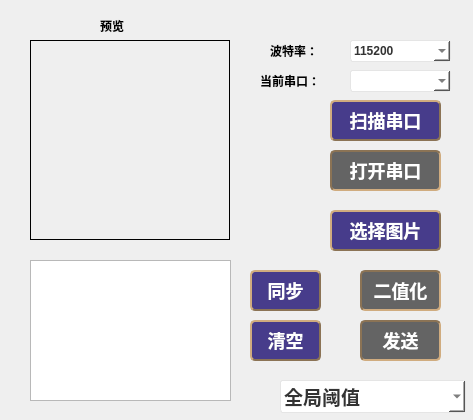
<?xml version="1.0" encoding="UTF-8"?>
<ui version="4.0">
 <class>SerialPortDownloaderClass</class>
 <widget class="QMainWindow" name="SerialPortDownloaderClass">
  <property name="geometry">
   <rect>
    <x>0</x>
    <y>0</y>
    <width>473</width>
    <height>420</height>
   </rect>
  </property>
  <property name="font">
   <font>
    <family>黑体</family>
    <pointsize>14</pointsize>
    <bold>false</bold>
   </font>
  </property>
  <property name="windowTitle">
   <string>Serial Port Downloader</string>
  </property>
  <property name="windowIcon">
   <iconset resource="SerialPortDownloader.qrc">
    <normaloff>:/Icon/resource/cxk_icon.ico</normaloff>:/Icon/resource/cxk_icon.ico</iconset>
  </property>
  <property name="styleSheet">
   <string notr="true">QLabel, QAbstractButton {
    font: bold;
	font: 14pt &quot;黑体&quot;;
}

/* 未下拉时，QComboBox的样式 */
QComboBox {
    font: bold;
	font: 14pt &quot;黑体&quot;;
    border-radius: 3px;
    padding: 1px 18px 1px 3px;
    background: transparent; 
    border: 1px solid gray; 
	color: #333333;
	border-color: #E5E5E5;
	background-color: #FFFFFF;
}
/* 点击QComboBox后的已选中项的样式 */
QComboBox:on {
    color: rgb(33, 188, 188);
    background-color: #f1ee04;
}

/* 下拉展开后，整个下拉窗体样式 */
QComboBox QAbstractItemView {
    outline: 1px solid #000000;/*选中项外边框*/
    border: 1px solid yellow;/* 整个下拉窗体的边框 */
    color: #d34b4b;
    background-color: #FFFFFF; /* 整个下拉窗体的背景色 */
    selection-color: #3377FF;/*下拉框选中项字体颜色*/
    selection-background-color:#FFFFFF;/* 下拉框选中项的背景色 */
}

QPushButton
{
	background-color: #473C8B; /*背景色*/ 
	border-style: outset;
	border-width: 2px;
	border-radius:5px; /*边界圆滑*/
	border-color: #8B7355;
	font: bold 18px;
	min-width:2em;
	color:white; /*字体颜色*/
	font-family:华文新魏;
	padding: 5px;
}
 
QPushButton:hover
{
	background-color: rgb(0, 150, 0);
}
 
QPushButton:pressed
{
	background-color: #1E90FF; /*伪状态经过时背景色*/ 
	border-style: inset;
}
QPushButton:!enabled{
	background-color: rgb(100, 100, 100);
	border-style: inset;
}</string>
  </property>
  <widget class="QWidget" name="centralWidget">
   <widget class="QLabel" name="curPortLabel">
    <property name="geometry">
     <rect>
      <x>260</x>
      <y>60</y>
      <width>91</width>
      <height>41</height>
     </rect>
    </property>
    <property name="text">
     <string>当前串口：</string>
    </property>
   </widget>
   <widget class="QComboBox" name="portComboBox">
    <property name="geometry">
     <rect>
      <x>350</x>
      <y>70</y>
      <width>101</width>
      <height>22</height>
     </rect>
    </property>
    <property name="frame">
     <bool>true</bool>
    </property>
   </widget>
   <widget class="QLabel" name="baudRateLabel">
    <property name="geometry">
     <rect>
      <x>270</x>
      <y>30</y>
      <width>71</width>
      <height>41</height>
     </rect>
    </property>
    <property name="text">
     <string>波特率：</string>
    </property>
   </widget>
   <widget class="QComboBox" name="baudRateComboBox">
    <property name="geometry">
     <rect>
      <x>350</x>
      <y>40</y>
      <width>101</width>
      <height>22</height>
     </rect>
    </property>
    <property name="currentIndex">
     <number>3</number>
    </property>
    <property name="frame">
     <bool>true</bool>
    </property>
    <item>
     <property name="text">
      <string>9600</string>
     </property>
    </item>
    <item>
     <property name="text">
      <string>14400</string>
     </property>
    </item>
    <item>
     <property name="text">
      <string>19200</string>
     </property>
    </item>
    <item>
     <property name="text">
      <string>115200</string>
     </property>
    </item>
   </widget>
   <widget class="QPushButton" name="portScanButton">
    <property name="geometry">
     <rect>
      <x>330</x>
      <y>100</y>
      <width>111</width>
      <height>41</height>
     </rect>
    </property>
    <property name="text">
     <string>扫描串口</string>
    </property>
   </widget>
   <widget class="QPushButton" name="portSendButton">
    <property name="enabled">
     <bool>false</bool>
    </property>
    <property name="geometry">
     <rect>
      <x>360</x>
      <y>320</y>
      <width>81</width>
      <height>41</height>
     </rect>
    </property>
    <property name="text">
     <string>发送</string>
    </property>
   </widget>
   <widget class="QPushButton" name="selectImageButton">
    <property name="enabled">
     <bool>true</bool>
    </property>
    <property name="geometry">
     <rect>
      <x>330</x>
      <y>210</y>
      <width>111</width>
      <height>41</height>
     </rect>
    </property>
    <property name="text">
     <string>选择图片</string>
    </property>
   </widget>
   <widget class="QPushButton" name="openPortButton">
    <property name="enabled">
     <bool>false</bool>
    </property>
    <property name="geometry">
     <rect>
      <x>330</x>
      <y>150</y>
      <width>111</width>
      <height>41</height>
     </rect>
    </property>
    <property name="text">
     <string>打开串口</string>
    </property>
   </widget>
   <widget class="QLabel" name="previewLabel">
    <property name="geometry">
     <rect>
      <x>30</x>
      <y>40</y>
      <width>200</width>
      <height>200</height>
     </rect>
    </property>
    <property name="styleSheet">
     <string notr="true"/>
    </property>
    <property name="frameShape">
     <enum>QFrame::Box</enum>
    </property>
    <property name="frameShadow">
     <enum>QFrame::Plain</enum>
    </property>
    <property name="text">
     <string/>
    </property>
   </widget>
   <widget class="QLabel" name="previewTextLabel">
    <property name="geometry">
     <rect>
      <x>100</x>
      <y>10</y>
      <width>51</width>
      <height>31</height>
     </rect>
    </property>
    <property name="text">
     <string>预览</string>
    </property>
   </widget>
   <widget class="QPushButton" name="binarizeButton">
    <property name="enabled">
     <bool>false</bool>
    </property>
    <property name="geometry">
     <rect>
      <x>360</x>
      <y>270</y>
      <width>81</width>
      <height>41</height>
     </rect>
    </property>
    <property name="text">
     <string>二值化</string>
    </property>
   </widget>
   <widget class="QPlainTextEdit" name="plainTextEdit">
    <property name="geometry">
     <rect>
      <x>30</x>
      <y>260</y>
      <width>201</width>
      <height>141</height>
     </rect>
    </property>
    <property name="font">
     <font>
      <family>黑体</family>
      <pointsize>18</pointsize>
      <bold>false</bold>
     </font>
    </property>
    <property name="plainText">
     <string/>
    </property>
   </widget>
   <widget class="QPushButton" name="syncButton">
    <property name="geometry">
     <rect>
      <x>250</x>
      <y>270</y>
      <width>71</width>
      <height>41</height>
     </rect>
    </property>
    <property name="text">
     <string>同步</string>
    </property>
   </widget>
   <widget class="QPushButton" name="clearButton">
    <property name="geometry">
     <rect>
      <x>250</x>
      <y>320</y>
      <width>71</width>
      <height>41</height>
     </rect>
    </property>
    <property name="styleSheet">
     <string notr="true"/>
    </property>
    <property name="text">
     <string>清空</string>
    </property>
   </widget>
   <widget class="QComboBox" name="binarizationComboBox">
    <property name="geometry">
     <rect>
      <x>280</x>
      <y>380</y>
      <width>183</width>
      <height>25</height>
     </rect>
    </property>
    <property name="font">
     <font>
      <family>黑体</family>
      <pointsize>14</pointsize>
      <italic>false</italic>
      <bold>false</bold>
      <kerning>true</kerning>
     </font>
    </property>
    <property name="styleSheet">
     <string notr="true"/>
    </property>
    <property name="sizeAdjustPolicy">
     <enum>QComboBox::AdjustToContents</enum>
    </property>
    <item>
     <property name="text">
      <string>全局阈值</string>
     </property>
    </item>
    <item>
     <property name="text">
      <string>自适应阈值</string>
     </property>
    </item>
    <item>
     <property name="text">
      <string>Floyd Steinberg</string>
     </property>
    </item>
    <item>
     <property name="text">
      <string>JJN Dithering</string>
     </property>
    </item>
   </widget>
  </widget>
 </widget>
 <layoutdefault spacing="6" margin="11"/>
 <tabstops>
  <tabstop>baudRateComboBox</tabstop>
  <tabstop>portComboBox</tabstop>
  <tabstop>portScanButton</tabstop>
  <tabstop>openPortButton</tabstop>
  <tabstop>selectImageButton</tabstop>
  <tabstop>binarizeButton</tabstop>
  <tabstop>portSendButton</tabstop>
  <tabstop>syncButton</tabstop>
  <tabstop>clearButton</tabstop>
  <tabstop>plainTextEdit</tabstop>
 </tabstops>
 <resources>
  <include location="SerialPortDownloader.qrc"/>
 </resources>
 <connections/>
</ui>
